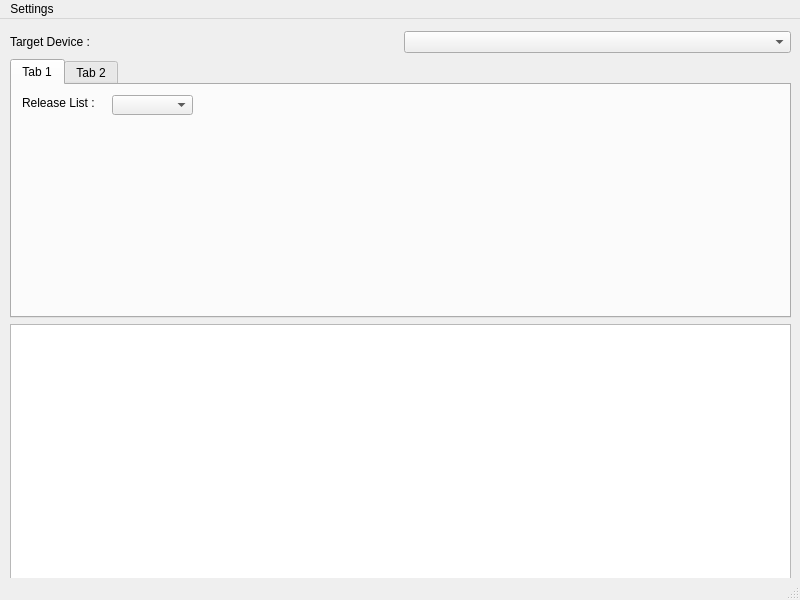
<?xml version="1.0" encoding="UTF-8"?>
<ui version="4.0">
 <class>MainWindow</class>
 <widget class="QMainWindow" name="MainWindow">
  <property name="geometry">
   <rect>
    <x>0</x>
    <y>0</y>
    <width>800</width>
    <height>600</height>
   </rect>
  </property>
  <property name="windowTitle">
   <string>MainWindow</string>
  </property>
  <widget class="QWidget" name="centralwidget">
   <widget class="QWidget" name="">
    <property name="geometry">
     <rect>
      <x>10</x>
      <y>12</y>
      <width>781</width>
      <height>551</height>
     </rect>
    </property>
    <layout class="QVBoxLayout" name="verticalLayout">
     <item>
      <layout class="QHBoxLayout" name="horizontalLayout">
       <item>
        <widget class="QLabel" name="label">
         <property name="text">
          <string>Target Device : </string>
         </property>
        </widget>
       </item>
       <item>
        <widget class="QComboBox" name="devicesCombo">
         <property name="sizePolicy">
          <sizepolicy hsizetype="Preferred" vsizetype="Fixed">
           <horstretch>0</horstretch>
           <verstretch>0</verstretch>
          </sizepolicy>
         </property>
         <property name="sizeAdjustPolicy">
          <enum>QComboBox::AdjustToContentsOnFirstShow</enum>
         </property>
        </widget>
       </item>
      </layout>
     </item>
     <item>
      <widget class="QTabWidget" name="tabWidget">
       <widget class="QWidget" name="tab">
        <attribute name="title">
         <string>Tab 1</string>
        </attribute>
        <widget class="QLabel" name="label_2">
         <property name="geometry">
          <rect>
           <x>10</x>
           <y>10</y>
           <width>84</width>
           <height>16</height>
          </rect>
         </property>
         <property name="text">
          <string>Release List : </string>
         </property>
        </widget>
        <widget class="QComboBox" name="releaseCombo">
         <property name="geometry">
          <rect>
           <x>100</x>
           <y>10</y>
           <width>81</width>
           <height>20</height>
          </rect>
         </property>
         <property name="sizePolicy">
          <sizepolicy hsizetype="Expanding" vsizetype="Fixed">
           <horstretch>0</horstretch>
           <verstretch>0</verstretch>
          </sizepolicy>
         </property>
        </widget>
       </widget>
       <widget class="QWidget" name="tab_2">
        <attribute name="title">
         <string>Tab 2</string>
        </attribute>
       </widget>
      </widget>
     </item>
     <item>
      <widget class="QPlainTextEdit" name="logPlainTextEdit">
       <property name="readOnly">
        <bool>true</bool>
       </property>
      </widget>
     </item>
    </layout>
   </widget>
   <zorder>logPlainTextEdit</zorder>
   <zorder>label</zorder>
   <zorder>devicesCombo</zorder>
   <zorder>tabWidget</zorder>
  </widget>
  <widget class="QMenuBar" name="menubar">
   <property name="geometry">
    <rect>
     <x>0</x>
     <y>0</y>
     <width>800</width>
     <height>19</height>
    </rect>
   </property>
   <widget class="QMenu" name="menuSettings">
    <property name="title">
     <string>Settings</string>
    </property>
   </widget>
   <addaction name="menuSettings"/>
  </widget>
  <widget class="QStatusBar" name="statusbar"/>
 </widget>
 <tabstops>
  <tabstop>devicesCombo</tabstop>
  <tabstop>releaseCombo</tabstop>
  <tabstop>logPlainTextEdit</tabstop>
 </tabstops>
 <resources/>
 <connections/>
</ui>
